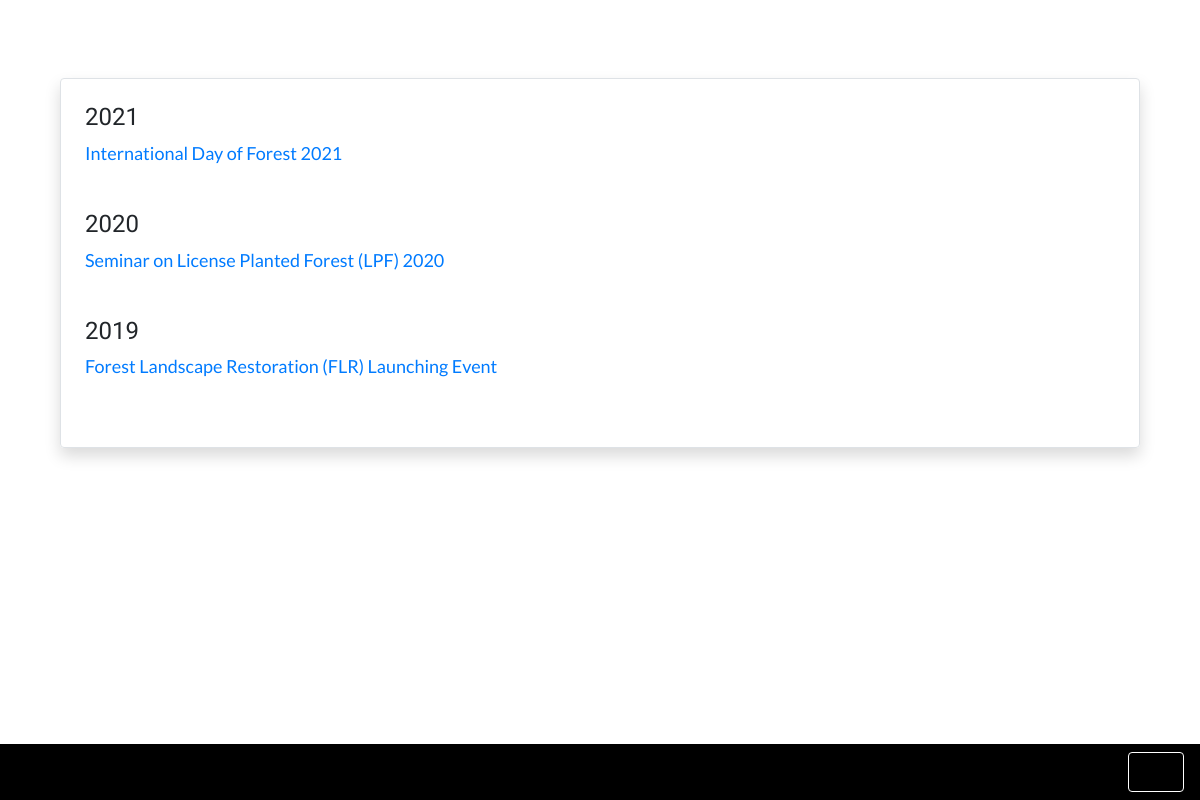
Before: /activity/corporate_index/ with the older database file.
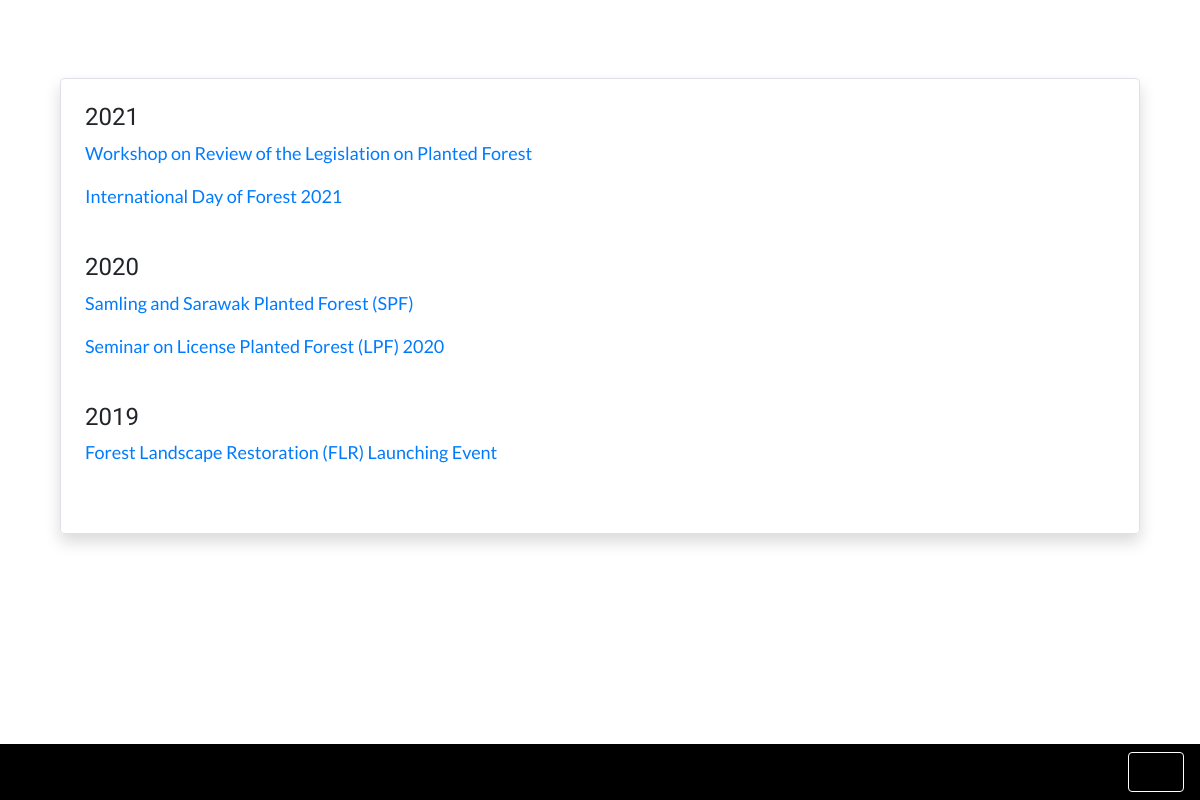
After: the same page with the newer database file.
### activity/models.py (models this page shows, shortened)
class Activity(models.Model):
	date_created = models.DateTimeField(auto_now_add=True)
	date_held = models.CharField(max_length=100)
	year = models.CharField(max_length=10, choices=YEAR_CHOICES, default="2021")
	activity_type = models.CharField(max_length=50, choices=ACTIVITY_CHOICES, default='PLANTING')
	name = models.CharField(max_length=200)
	location = models.CharField(max_length=100)
	participant = models.CharField(max_length=200)
	description = models.TextField()
	activity_img = models.ImageField('Activity image', null=True, blank=True, upload_to='activity_img/')
	class Meta:
		ordering = ['-date_created']

### activity/views.py (the view)
# urls.py: path('corporate_index/', corporate_index, name='corporate_index'),
def corporate_index(request):
	corporate_2021_index = data_object.filter(year__icontains='2021').filter(activity_type__icontains='corporate')
	corporate_2020_index = data_object.filter(year__icontains='2020').filter(activity_type__icontains='corporate')
	corporate_2019_index = data_object.filter(year__icontains='2019').filter(activity_type__icontains='corporate')
	corporate_2018_index = data_object.filter(year__icontains='2018').filter(activity_type__icontains='corporate')
	corporate_2017_index = data_object.filter(year__icontains='2017').filter(activity_type__icontains='corporate')
	return render(request, 'activity/corporate_index.html', {
			'corporate_2021_index':corporate_2021_index,
			'corporate_2020_index':corporate_2020_index,
			'corporate_2019_index':corporate_2019_index,
			'corporate_2018_index':corporate_2018_index,
			'corporate_2017_index':corporate_2017_index
		})

### activity/templates/activity/corporate_index.html
{% extends 'base_en.html' %}
{% block content %}
<br>
<br>
<div class="custom-div fade-in border rounded shadow mt-4 p-4">
	<h4>2021</h4>
	{% if corporate_2021_index %}
		{% for post in corporate_2021_index %}
		<a href="{% url 'activity_detail' post.pk %}">
			<p>{{ post.name }}</p>
		</a>
		{% endfor %}
	{% else %}
	<p>No activity yet</p>
	{% endif %}
	<br>
	<h4>2020</h4>
	{% if corporate_2020_index %}
		{% for post in corporate_2020_index %}
		<a href="{% url 'activity_detail' post.pk %}">
			<p>{{ post.name }}</p>
		</a>
		{% endfor %}
	{% else %}
	<p>No activity yet</p>
	{% endif %}
	<br>
	<h4>2019</h4>
	{% if corporate_2019_index %}
		{% for post in corporate_2019_index %}
		<a href="{% url 'activity_detail' post.pk %}">
			<p>{{ post.name }}</p>
		</a>
		{% endfor %}
	{% else %}
	<p>No activity yet</p>
	{% endif %}
	<br>
</div>
{% endblock %}

Changed rows visible on the page:
added Activity: name "Workshop on Review of the Legislation on Planted Forest", shown under "2021"
added Activity: name "Samling and Sarawak Planted Forest (SPF)", shown under "2020"
